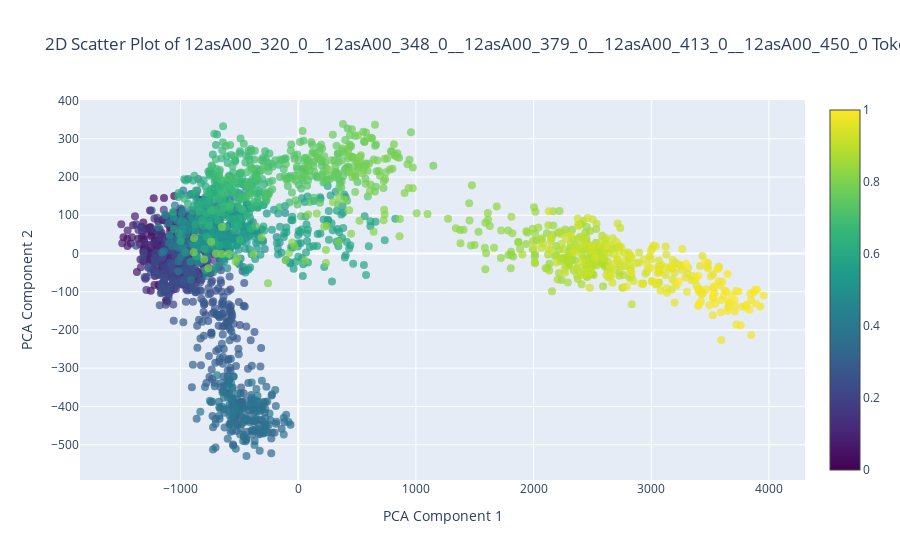

The cell this chart's notebook holds for it:
### Code cell
xs = [0, 5, 10, 15, 20]
aggragate_list = {'__'.join([list(tokenized_mdcath.keys())[x] for x in xs]): [seq for x in xs for seq in list(tokenized_mdcath.values())[x]]}
plot_mdcath.plot_sequence_order_pca_plotly(aggragate_list)

### Figure 1 — Plotly figure (JSON) as saved in the notebook; plotly's stock layout.template omitted (floating-point values rounded to 4 significant figures; data arrays with more than 128 entries replaced by an {"elided": "..."} marker saying what was removed)
{"data": [{"hoverinfo": "text", "marker": {"color": {"elided": "2220 float values"}, "colorscale": [[0, "#440154"], [0.1111, "#482878"], [0.2222, "#3e4989"], [0.3333, "#31688e"], [0.4444, "#26828e"], [0.5556, "#1f9e89"], [0.6667, "#35b779"], [0.7778, "#6ece58"], [0.8889, "#b5de2b"], [1, "#fde725"]], "opacity": 0.7, "showscale": true, "size": 8}, "mode": "markers", "text": {"elided": "2220 str values"}, "type": "scatter", "x": {"elided": "2220 float values"}, "y": {"elided": "2220 float values"}}], "layout": {"hovermode": "closest", "showlegend": false, "title": {"text": "2D Scatter Plot of 12asA00_320_0__12asA00_348_0__12asA00_379_0__12asA00_413_0__12asA00_450_0 Tokenized Trajectory Sequences"}, "xaxis": {"title": {"text": "PCA Component 1"}}, "yaxis": {"title": {"text": "PCA Component 2"}}}}
